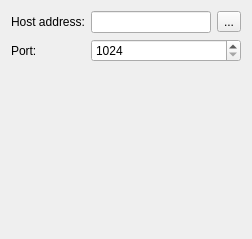
<?xml version="1.0" encoding="UTF-8"?>
<ui version="4.0">
 <class>ServerSettingsWidget</class>
 <widget class="QWidget" name="ServerSettingsWidget">
  <property name="geometry">
   <rect>
    <x>0</x>
    <y>0</y>
    <width>251</width>
    <height>239</height>
   </rect>
  </property>
  <property name="windowTitle">
   <string>Form</string>
  </property>
  <layout class="QGridLayout" name="gridLayout">
   <item row="0" column="0">
    <widget class="QLabel" name="label_3">
     <property name="text">
      <string>Host address:</string>
     </property>
    </widget>
   </item>
   <item row="0" column="1">
    <widget class="QLineEdit" name="leHostAddress">
     <property name="readOnly">
      <bool>false</bool>
     </property>
    </widget>
   </item>
   <item row="0" column="2">
    <widget class="QToolButton" name="tbHostAddress">
     <property name="text">
      <string>...</string>
     </property>
    </widget>
   </item>
   <item row="1" column="0">
    <widget class="QLabel" name="label">
     <property name="text">
      <string>Port:</string>
     </property>
    </widget>
   </item>
   <item row="1" column="1" colspan="2">
    <widget class="QSpinBox" name="sbHostPort">
     <property name="minimum">
      <number>1024</number>
     </property>
     <property name="maximum">
      <number>999999999</number>
     </property>
    </widget>
   </item>
   <item row="2" column="0" colspan="3">
    <spacer name="verticalSpacer">
     <property name="orientation">
      <enum>Qt::Vertical</enum>
     </property>
     <property name="sizeHint" stdset="0">
      <size>
       <width>230</width>
       <height>152</height>
      </size>
     </property>
    </spacer>
   </item>
  </layout>
 </widget>
 <resources/>
 <connections/>
</ui>
